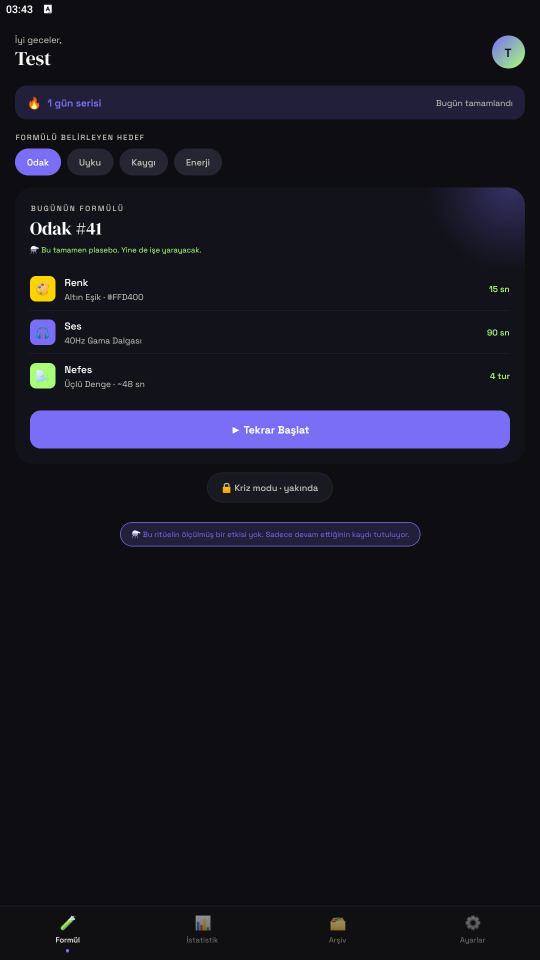
#> input picture store/graphics/screenshots/01-ana-ekran.png, 1080 x 1920 px, found by its file name (shown at 1/2 size)
$ python store-shots.py
#> lines starting #> are read from the running program, lines starting #| are printed output that depends on the picture; after the words box and inside, x2 and y2 are one past the last pixel; in counts of white or black regions, pixels touching at a corner belong together
# -*- coding: utf-8 -*-
"""Magaza ekran goruntusu kartlarini uretir — 1.4.0 icin yeniden.

    python scripts/store-shots.py [cikti_klasoru]

Cikti verilmezse `store/graphics/screenshots/` altina, App Store'un
istedigi iki olcude yazar.

NEDEN YENIDEN

`scripts/store-screenshots.py` cizim yapmiyor: cihazdan alinmis ham
kareleri (`screenshots/raw/`) tanitim kartina donusturuyor. O kareler 15
Agustos 2026 tarihli ve o gunden beri uygulamada uc sey degisti:

  - Vurgu rengi mor #7B6EF6 ve neon yesil #A8FF78 idi; Eylul 2026'da tek
    bir soluk arduvaz mavisine (#6E88A8) indirildi.
  - Varsayilan tema koyuydu; artik Safak (aydinlik). Ritual ekranlari
    temadan bagimsiz koyu kaliyor, digerleri degil.
  - Formul satirlarindaki emoji ikonlar cizgi ikona cevrildi, seri
    seridindeki alev emojisi kaldirildi.

Yani eski kartlar uygulamanin bugunku halini gostermiyor.

GERCEK KARELER (07.09.2026)

Uzun sure kare cekilemiyordu: gelistirme makinesi Windows, iOS simulatoru
yok ve Android emulatorunde uygulama zorunlu Google girisini gecemiyordu.
Ikinci engel `EXPO_PUBLIC_SCREENSHOT_MODE` ile kalkti: gelistirme
derlemesinde uygulama acilista sahte bir hesap ve uc haftalik bir seans
gecmisi yaziyor (bkz. `src/utils/screenshotSeed.ts`), boylece giris
ekranina takilmadan dolu ekranlar aciliyor.

Artik `store/graphics/screenshots/raw/<kart-adi>.png` varsa kartin icine
O KARE konuyor — yani gercek uygulamanin emulatorde alinmis goruntusu.
Asagidaki cizim fonksiyonlari yedek olarak duruyor: bir kare eksikse o
kart yine cizilerek uretiliyor, uretim hic durmuyor. Cizimin olculeri
ekranlarin `StyleSheet`'lerinden, renkleri `src/theme/theme.ts` icindeki
Safak ve `colors.ink` degerlerinden geliyor.

DUZEN

Kart duzeni referans alinan magaza kartlariyla ayni: ustte iki satirlik
bir baslik, altinda ekranin cerceve icinde durdugu ve kartin alt
kenarindan tasarak kirpildigi bir telefon.

ALTI KART

  1. Ana ekran (Safak)        — gunluk formul
  2. Ritual, renk adimi       — akan metin, geri sayim
  3. Muayene, yuz analizi     — cihaz ustundeki duygu modeli
  4. Gun ici olcum            — nefes analizi
  5. Sabah raporu             — 24 saatin ozeti
  6. Plasebo Plus plan ekrani — abonelik

3, 4 ve 5 bu surumle gelen olcum katmanini tanitiyor.
"""
import os
import sys
from PIL import Image, ImageDraw, ImageFont

ROOT = os.path.dirname(os.path.dirname(os.path.abspath(__file__)))
FONTS = os.path.join(ROOT, 'node_modules', '@expo-google-fonts')

SERIF = os.path.join(FONTS, 'dm-serif-display', '400Regular', 'DMSerifDisplay_400Regular.ttf')
SERIF_IT = os.path.join(FONTS, 'dm-serif-display', '400Regular_Italic',
                        'DMSerifDisplay_400Regular_Italic.ttf')
SANS = os.path.join(FONTS, 'space-grotesk', '400Regular', 'SpaceGrotesk_400Regular.ttf')
SANS_MED = os.path.join(FONTS, 'space-grotesk', '500Medium', 'SpaceGrotesk_500Medium.ttf')
SANS_BOLD = os.path.join(FONTS, 'space-grotesk', '700Bold', 'SpaceGrotesk_700Bold.ttf')

# Telefon ekrani: 390x844 pt, 3x.
W, H, S = 390, 844, 3

# --- Safak teması (varsayilan) — src/theme/theme.ts -> dawnTheme -------
BG = (251, 244, 238)
SURFACE = (255, 255, 255)
INK_CARD = (65, 59, 82)
ON_INK = (246, 242, 238)
ON_INK_SUB = (189, 181, 200)
TEXT = (55, 50, 63)
SUB = (110, 102, 120)
FAINT = (145, 135, 153)
BORDER = (238, 226, 217)
ACCENT_SOFT = (250, 239, 231)

# --- Ritual ve olcum ekranlari temadan bagimsiz koyu -------------------
INK = (21, 22, 26)
WHITE = (255, 255, 255)
HAZE = (197, 194, 184)
MIST = (232, 230, 223)

# --- Vurgu renkleri her temada ayni ------------------------------------
PULSE = (110, 136, 168)
GLOW = (167, 188, 212)

GOLD = (255, 212, 0)          # "Altın Eşik" — formulaPools.ts


def f(path, size):
    return ImageFont.truetype(path, max(1, round(size * S)))


def px(v):
    return round(v * S)


def wrap(d, text_, font, max_w):
    lines, cur = [], ''
    for word in text_.split(' '):
        trial = (cur + ' ' + word).strip()
        if d.textlength(trial, font=font) <= max_w * S:
            cur = trial
        else:
            if cur:
                lines.append(cur)
            cur = word
    if cur:
        lines.append(cur)
    return lines


def text(d, x, y, s, font, fill, anchor=None):
    d.text((px(x), px(y)), s, font=font, fill=fill, anchor=anchor)


def center(d, cx, y, s, font, fill):
    d.text((px(cx), px(y)), s, font=font, fill=fill, anchor='ma')


# [6 lines left out: function tracked, not called in this run]


def tracked_w(d, s, font, spacing):
    return sum(d.textlength(ch, font=font) + px(spacing) for ch in s)


def rrect(d, x0, y0, x1, y1, radius, fill=None, outline=None, width=1):
    d.rounded_rectangle([px(x0), px(y0), px(x1), px(y1)], radius=px(radius),
                        fill=fill, outline=outline, width=max(1, px(width)))


def glow(img, cx, cy, radius, color, intensity=0.55, steps=64, clip=None):
    """Merkezden disari sonen yumusak isima.

    `RadialGlow` bilesenin karsiligi. PIL'de gradyan yok; ic ice gecmis
    saydam daireler ayni isi goruyor ve 64 basamakta banding gorunmuyor.

    `clip` verilirse (x0, y0, x1, y1, radius) isima o yuvarlak dikdortgenin
    icine hapsedilir. Uygulamada bunu kartin `overflow: 'hidden'` ayari
    yapiyor; burada karsiligi yazilmazsa isima kartin disina tasiyor.
    """
    layer = Image.new('RGBA', img.size, (0, 0, 0, 0))
    ld = ImageDraw.Draw(layer)
    for i in range(steps, 0, -1):
        r = radius * i / steps
        a = int(255 * intensity * (1 - i / steps) ** 2.2)
        if a <= 0:
            continue
        ld.ellipse([px(cx - r), px(cy - r), px(cx + r), px(cy + r)],
                   fill=color + (a,))
    if clip:
        x0, y0, x1, y1, rad = clip
        mask = Image.new('L', img.size, 0)
        ImageDraw.Draw(mask).rounded_rectangle(
            [px(x0), px(y0), px(x1), px(y1)], radius=px(rad), fill=255)
        layer.putalpha(Image.composite(layer.getchannel('A'),
                                       Image.new('L', img.size, 0), mask))
    img.alpha_composite(layer)


# [15 lines left out: functions play_glyph, chevron, not called in this run]


def plain(s):
    """Emojileri ayikla.

    Uygulamada seffaflik cumleleri ⚗️ ile, cihaz ustundeki modelin notu
    🤖 ile basliyor. PIL renkli emoji cizemiyor ve yerine bos kutu
    koyuyor — kartta bos kutu, eksik emojiden daha kotu duruyor.
    """
    return ''.join(c for c in s if ord(c) < 0x2300).strip()


# [15 lines left out: function pill, not called in this run]


def status_bar(d, fg):
    """Saat ve sag ustteki gostergeler. Her ekranin ustunde ayni."""
    text(d, 32, 16, '9:41', f(SANS_BOLD, 15), fg)
    # Sinyal cubuklari
    x = W - 78
    for i in range(4):
        h = 3 + i * 2.2
        d.rounded_rectangle([px(x + i * 5), px(26 - h), px(x + i * 5 + 3), px(26)],
                            radius=px(1), fill=fg)
    # Wi-Fi
    wx, wy = W - 55, 25
    for i, r in enumerate((9, 6, 3)):
        d.arc([px(wx - r), px(wy - r), px(wx + r), px(wy + r)],
              start=215, end=325, fill=fg, width=max(1, px(1.4)))
    d.ellipse([px(wx - 1.2), px(wy - 1.2), px(wx + 1.2), px(wy + 1.2)], fill=fg)
    # Pil
    d.rounded_rectangle([px(W - 40), px(19), px(W - 18), px(30)], radius=px(3),
                        outline=fg, width=max(1, px(1.2)))
    d.rounded_rectangle([px(W - 38), px(21), px(W - 25), px(28)], radius=px(1.5), fill=fg)
    d.rounded_rectangle([px(W - 17), px(23), px(W - 15.5), px(26)], radius=px(1), fill=fg)


def screen(bg, status_fg):
    img = Image.new('RGBA', (W * S, H * S), bg + (255,))
    d = ImageDraw.Draw(img, 'RGBA')
    status_bar(d, status_fg)
    return img, d


# [191 lines left out: functions icon, home_screen, ritual_screen, not called in this run]


# ======================================================================
# 3. Muayene — yuz analizi
# ======================================================================

def examination_screen():
    img, d = screen(INK, WHITE)

    # Arkadaki parcaciklar
    for cx, cy, r, a in ((70, 190, 2.5, 60), (300, 150, 2, 45), (120, 640, 2, 40),
                         (330, 560, 3, 55), (60, 430, 1.6, 35), (350, 300, 2.2, 50),
                         (190, 120, 1.8, 40), (280, 700, 2.4, 45)):
        d.ellipse([px(cx - r), px(cy - r), px(cx + r), px(cy + r)],
                  fill=(255, 255, 255, a))

    # Iksir kabi: boyun, govde, dolan sivi
    bx, by = W / 2, 330
    glow(img, bx, by + 20, 130, PULSE, 0.28)
    d = ImageDraw.Draw(img, 'RGBA')
    body_top, body_bot, body_r = by - 18, by + 92, 62
    d.line([px(bx - 16), px(by - 96), px(bx - 16), px(by - 40)],
           fill=(255, 255, 255, 90), width=max(1, px(1.6)))
    d.line([px(bx + 16), px(by - 96), px(bx + 16), px(by - 40)],
           fill=(255, 255, 255, 90), width=max(1, px(1.6)))
    d.line([px(bx - 24), px(by - 100), px(bx + 24), px(by - 100)],
           fill=(255, 255, 255, 90), width=max(1, px(1.6)))
    d.ellipse([px(bx - body_r), px(body_top - body_r + 36), px(bx + body_r),
               px(body_bot)], outline=(255, 255, 255, 100), width=max(1, px(1.6)))
    # Doluluk: kabin alt yarisi
    fill_layer = Image.new('RGBA', img.size, (0, 0, 0, 0))
    fd = ImageDraw.Draw(fill_layer)
    fd.ellipse([px(bx - body_r), px(body_top - body_r + 36), px(bx + body_r),
                px(body_bot)], fill=PULSE + (120,))
    cut = Image.new('L', img.size, 255)
    ImageDraw.Draw(cut).rectangle([0, 0, img.size[0], px(by + 18)], fill=0)
    fill_layer.putalpha(Image.composite(fill_layer.getchannel('A'),
                                        Image.new('L', img.size, 0), cut))
    img.alpha_composite(fill_layer)
    d = ImageDraw.Draw(img, 'RGBA')

    center(d, W / 2, 480, 'Yüz ifaden analiz ediliyor...', f(SANS, 13), HAZE)
    # Sikayet, ekranda %50 opaklikta `mist` — koyu zeminde soluk bir gri.
    center(d, W / 2, 508, '“Kafam dağınık, odaklanamıyorum”', f(SERIF_IT, 13),
           MIST + (128,))

    note = plain('🤖 Yüz analizi gerçek: cihazında çalışan bir model. Karışımın '
                 'kendisi ise plasebo — etkiyi beklenti kuruyor.')
    nf = f(SANS, 10)
    lines = wrap(d, note, nf, 300)
    for i, line in enumerate(lines):
        center(d, W / 2, 760 - (len(lines) - 1 - i) * 15, line, nf, (120, 136, 152))
    return img


# ======================================================================
# 4. Gun ici olcum — nefes analizi
# ======================================================================

# [79 lines left out: functions checkin_screen, report_screen, not called in this run]


# ======================================================================
# 6. Plan ekrani — plasebo plus
# ======================================================================

def plans_screen():
    """`iap-review-shot.py` icindeki cizimin ilk ekran boyu kadari.

    Ayni ekran iki yerde iki kez cizilmesin diye o betikten cagriliyor;
    orada plan ekrani zaten satin alma noktasinin tamami olarak
    ciziliydi. Burada yalnizca ust kismi gorunuyor, gerisi kaydirmada.
    """
    import importlib.util
    spec = importlib.util.spec_from_file_location(
        'iap_review_shot', os.path.join(ROOT, 'scripts', 'iap-review-shot.py'))
    mod = importlib.util.module_from_spec(spec)
    spec.loader.exec_module(mod)

    tall = mod.render('tr').convert('RGBA')
    img = Image.new('RGBA', (W * S, H * S), BG + (255,))
    img.paste(tall.crop((0, 0, W * S, min(H * S, tall.height))), (0, 0))
    d = ImageDraw.Draw(img, 'RGBA')
    status_bar(d, TEXT)
    return img


# ======================================================================
# Kart bilesimi
# ======================================================================

RAW = os.path.join(ROOT, 'store', 'graphics', 'screenshots', os.environ.get('RAW_DIR', 'raw'))

# Pixel 6 karesinde durum cubugunun yuksekligi (piksel).
STATUS_BAR = 110


def real_shot(name):
    """Cihazdan alinan ham kareyi karta hazirlar.

    `store/graphics/screenshots/raw/<ad>.png` varsa kartin icine o kare
    konur; yoksa asagidaki cizim fonksiyonu devreye girer. Kareler
    emulatorde `EXPO_PUBLIC_SCREENSHOT_MODE=1` ile alinir (bkz.
    `src/utils/screenshotSeed.ts`).

    Ham kare 1080x2400 (Pixel 6), kartin telefonu ise 390x844 oraninda.
    Aradaki farki esnetme ile kapatmak ekranı dikey olarak %2.5 ezerdi;
    onun yerine fazlalik ALT kenardan kirpiliyor -- orada Android'in
    gezinme cubugu duruyor, yani zaten karta girmesi istenmeyen serit.
    """
#> called with name = '01-ana-ekran'
    path = os.path.join(RAW, name + '.png')
    if not os.path.exists(path):
        return None
    img = Image.open(path).convert('RGB')
    w, h = img.size
    # Android'in durum cubugu kirpiliyor: kart telefonu bir iPhone ve
    # kendi dinamik adasini ciziyor, altinda Play Store simgesi ve
    # Android pil ikonu gorunmesi kartin uydurma oldugunu ele veriyordu.
    # Uygulamanin kendi icerigi durum cubugunun altinda basliyor, yani
    # bu serit uygulamadan hicbir sey goturmuyor.
    img = img.crop((0, STATUS_BAR, w, h))
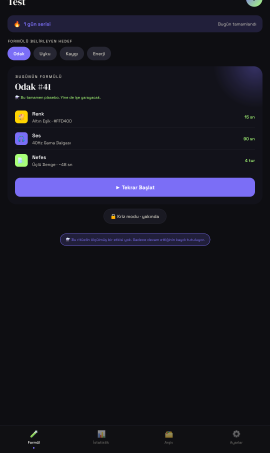
#> img: PIL image 1080x1810 RGB (shown at 1/4 size); mean R, G, B 22.9, 22.4, 33.5
    w, h = img.size
    want_h = int(round(w * H / float(W)))
    if h > want_h:
        img = img.crop((0, 0, w, want_h))
    elif h < want_h:
        want_w = int(round(h * W / float(H)))
        left = (w - want_w) // 2
        img = img.crop((left, 0, left + want_w, h))
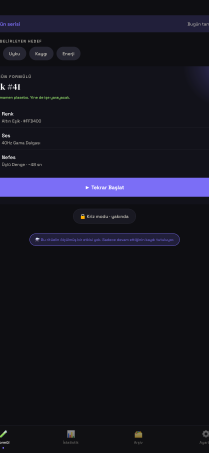
#> img: PIL image 836x1810 RGB (shown at 1/4 size); mean R, G, B 22.6, 21.9, 33.9
    return img


# Kart sirasi: gunluk formul -> ritual -> nefes adimi -> olcum -> kayit ->
# Plus. Uc, dort ve besinci kart 1.4.1 ile gelen olcum katmanini anlatiyor.
#
# 07.09.2026'da kareler emulatorde uygulamanin kendisinden alindi; ucuncu
# sutundaki cizim fonksiyonu yalnizca kare eksikse devreye giriyor.
# Muayene (yuz taramasi) ve sabah raporu ekranlari listede yok: ikisi de
# kamera/mikrofon istiyor, emulatorde ikisi de calismiyor, yani gercek
# kare alinamiyor. Yerlerine gercekten cekilebilen iki ekran kondu.
CARDS = [
    ('01-ana-ekran', 'Her gün yeni\nbir formül', home_screen),
    ('02-ritual', 'İki dakikalık\nbir tören', ritual_screen),
    ('03-nefes', 'Nefes adımı\nekranda sayılır', checkin_screen),
    ('04-istatistik', 'Ölçüm ekranda,\ntahmin değil', report_screen),
    ('05-arsiv', 'Her ritüel kayıtlı,\nhepsi telefonunda', examination_screen),
    ('06-plus', 'Ritüel ücretsiz.\nPlus ölçümü açar.', plans_screen),
]

SIZES = {
    'ios': ((1290, 2796), 'ios'),          # 6.9" — zorunlu set
    'ios65': ((1242, 2688), os.path.join('ios', '6.5-inch')),
}


def card(size, headline, screen_img):
    """Ustte baslik, altinda kartin alt kenarindan tasan telefon."""
#> called with size = (1290, 2796)
    cw, ch = size
    k = cw / 1290.0                       # 6.9 inclik karta gore olcek
    canvas = Image.new('RGB', (cw, ch), BG)
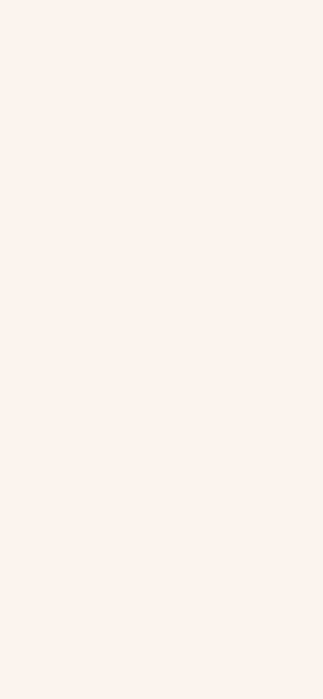
#> canvas: PIL image 1290x2796 RGB (shown at 1/4 size); mean R, G, B 251, 244, 238
    d = ImageDraw.Draw(canvas)

    # Baslik — iki satir, marka yazi tipi (serif).
    hf = ImageFont.truetype(SERIF, round(92 * k))
    y = round(150 * k)
    for line in headline.split('\n'):
        d.text((round(100 * k), y), line, font=hf, fill=TEXT)
        y += round(108 * k)
#> after the loop, y = 366

    # Telefon: govde kartin alt kenarindan tasiyor, orada kirpiliyor.
    bezel = round(20 * k)
    outer_w = round(cw * 0.84)
    inner_w = outer_w - 2 * bezel
    inner_h = round(inner_w * H / W)
    outer_h = inner_h + 2 * bezel
    x0 = (cw - outer_w) // 2
    y0 = round(600 * k)

    body = Image.new('RGBA', (outer_w, outer_h), (0, 0, 0, 0))
#> body: PIL image 1084x2299 RGBA; every value is 0
    bd = ImageDraw.Draw(body)
    bd.rounded_rectangle([0, 0, outer_w - 1, outer_h - 1],
                         radius=round(118 * k), fill=(26, 28, 34, 255))
    inner = screen_img.convert('RGB').resize((inner_w, inner_h), Image.LANCZOS)
    mask = Image.new('L', (inner_w, inner_h), 0)
#> mask: PIL image 1044x2259 L; every value is 0
    ImageDraw.Draw(mask).rounded_rectangle([0, 0, inner_w - 1, inner_h - 1],
                                           radius=round(100 * k), fill=255)
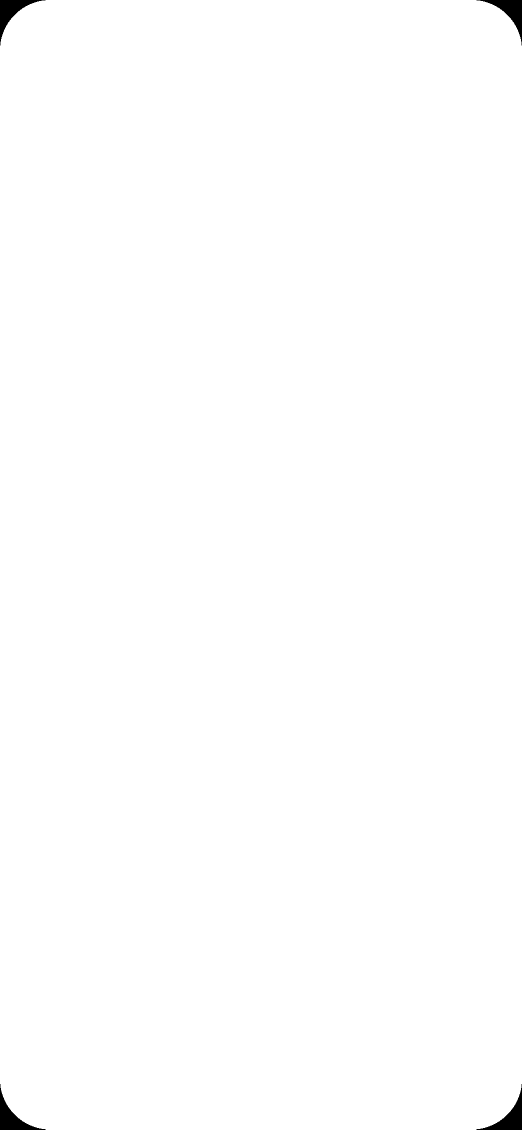
#> mask: PIL image 1044x2259 L (shown at 1/2 size); 99.6% white; 4 black regions, box (x1, y1, x2, y2) and area: (0, 0, 91, 91) 2178, (953, 0, 1044, 91) 2178, (0, 2168, 91, 2259) 2178, (953, 2168, 1044, 2259) 2178
    body.paste(inner, (bezel, bezel), mask)
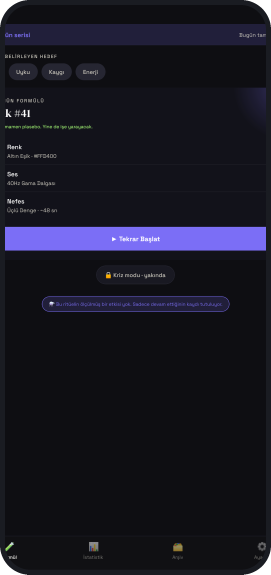
#> body: PIL image 1084x2299 RGBA (shown at 1/4 size); mean R, G, B, A 22.7, 22.2, 33.8, 253.8; transparent parts drawn white

    # Dinamik ada
    bdd = ImageDraw.Draw(body)
    isl_w, isl_h = round(inner_w * 0.30), round(34 * k)
    bdd.rounded_rectangle([(outer_w - isl_w) // 2, bezel + round(14 * k),
                           (outer_w + isl_w) // 2, bezel + round(14 * k) + isl_h],
                          radius=isl_h // 2, fill=(12, 13, 16, 255))

    canvas.paste(body, (x0, y0), body)
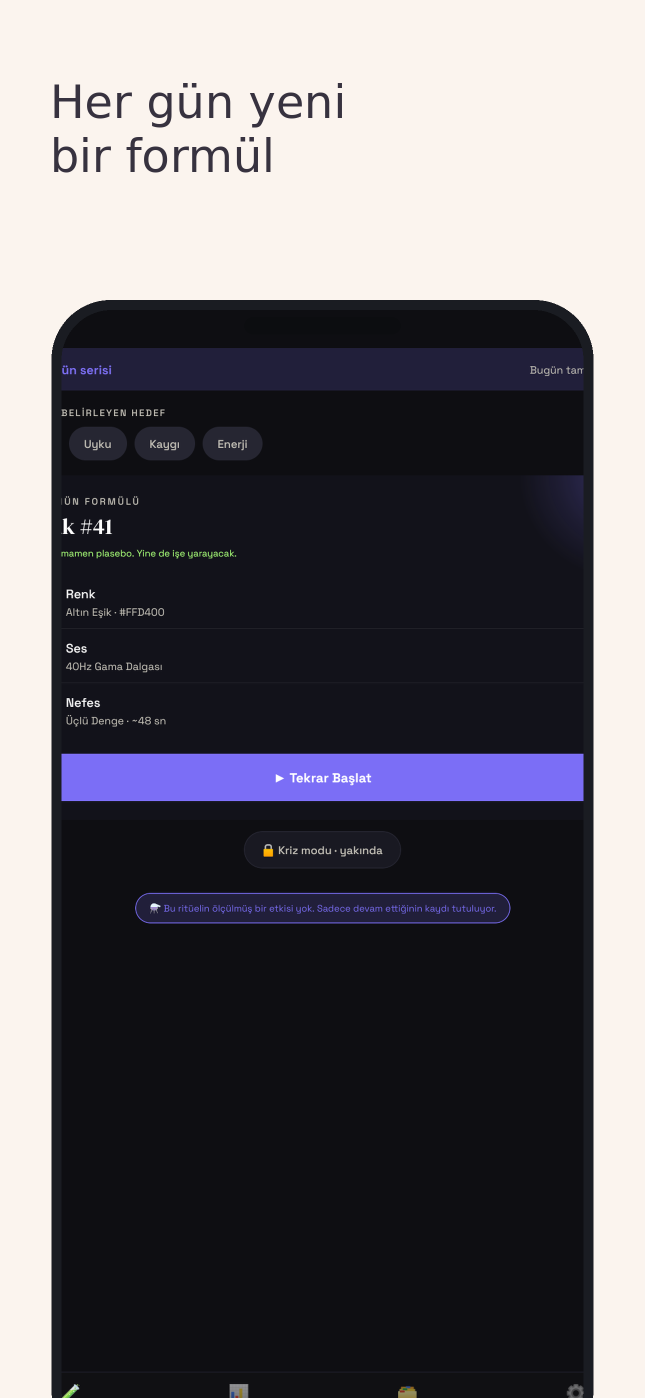
#> canvas: PIL image 1290x2796 RGB (shown at 1/2 size); mean R, G, B 99.8, 97.1, 103.1
    return canvas


def main():
    out_root = sys.argv[1] if len(sys.argv) > 1 else os.path.join(
        ROOT, 'store', 'graphics', 'screenshots')
    print('Yazildi:')
    for key, (size, sub) in SIZES.items():
        out_dir = os.path.join(out_root, sub)
        os.makedirs(out_dir, exist_ok=True)
        for name, headline, fn in CARDS:
            shot = real_shot(name)
            img = card(size, headline, shot if shot is not None else fn())
            path = os.path.join(out_dir, name + '.png')
            img.save(path)
            kaynak = 'cihaz' if shot is not None else 'cizim'
#> kaynak = 'cihaz'
            print('  ' + path + '  (' + str(size[0]) + 'x' + str(size[1]) +
                  ', ' + kaynak + ')')
#|   store/graphics/screenshots/ios/01-ana-ekran.png  (1290x2796, cihaz)


if __name__ == '__main__':
#> (the run stopped early here; a loop or call above may not have finished)
